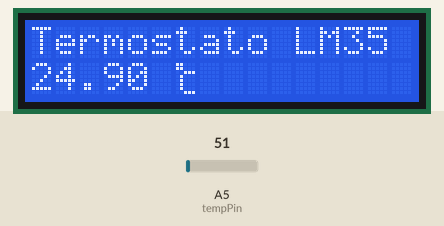
The sketch below on a simulated Arduino Uno, built with avr-gcc and run on an emulated ATmega328P. Parts: 16×2 character LCD. Inputs (shaded band) come from the test bench; at power-on: A5 (tempPin) = 51. What the sketch prints to the serial monitor is not drawn.

Above: at 1.2 s.
1.3 s: A5 (tempPin) set to 22
At 5.6 s:
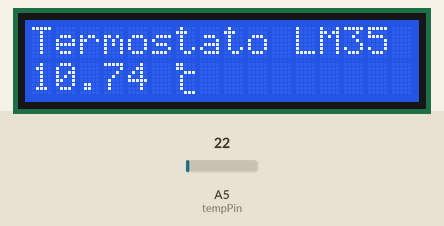
7.3 s: A5 (tempPin) set to 18
At 10.7 s:
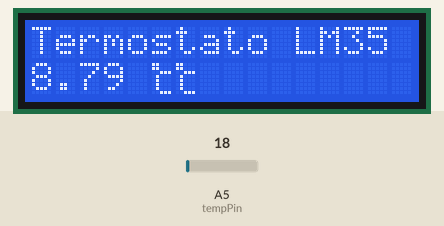
13.3 s: A5 (tempPin) set to 30
At 15.7 s:
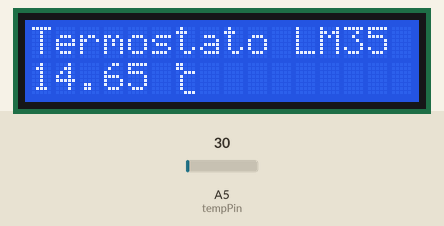
Timing chart, 0 to 17.2 s (numbered marks = the images above; inputs shaded):
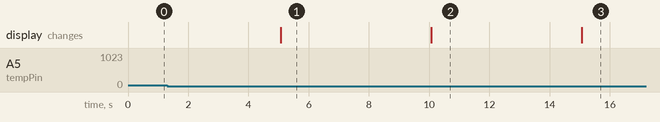

The sketch:

termostato.ino
```cpp
#include <LiquidCrystal.h>

float tempC;
int tempPin = A5; // Definimos la entrada en pin A0

LiquidCrystal lcd(12, 11, 5, 4, 3, 2);

byte celsius[8] = { B11000, B11000, B00111, B01000, B01000, B01000, B01000, B00111 };

void setup()
{
    // Abre puerto serial y lo configura a 9600 bps
    Serial.begin(9600);
    lcd.createChar(0,celsius);
    lcd.begin(16,2);
    lcd.print("Termostato LM35");
}
void loop()
{
    // Lee el valor desde el sensor
    tempC = analogRead(tempPin);

    // Convierte el valor a temperatura
    tempC = (5.0 * tempC * 100.0)/1024.0;

    // Envia el dato al puerto serial
    Serial.print(tempC);
    Serial.print(" grados Celsius\n");

    lcd.setCursor(0,1);
    lcd.print(tempC);
    lcd.print(" ");
    lcd.write(byte(0));

    // Espera cinco segundo para repetir el loop
    delay(5000);
}
```

Measured:
- the behaviour switches between 21 and 20 on A5 (tempPin) (found by bisection; images 1 and 2)
- after the input at 1.3 s, the display: changes after 3.8 s (image 1)
- after the input at 7.3 s, the display: changes after 2.8 s (image 2)
- after the input at 13.3 s, the display: changes after 1.8 s (image 3)
